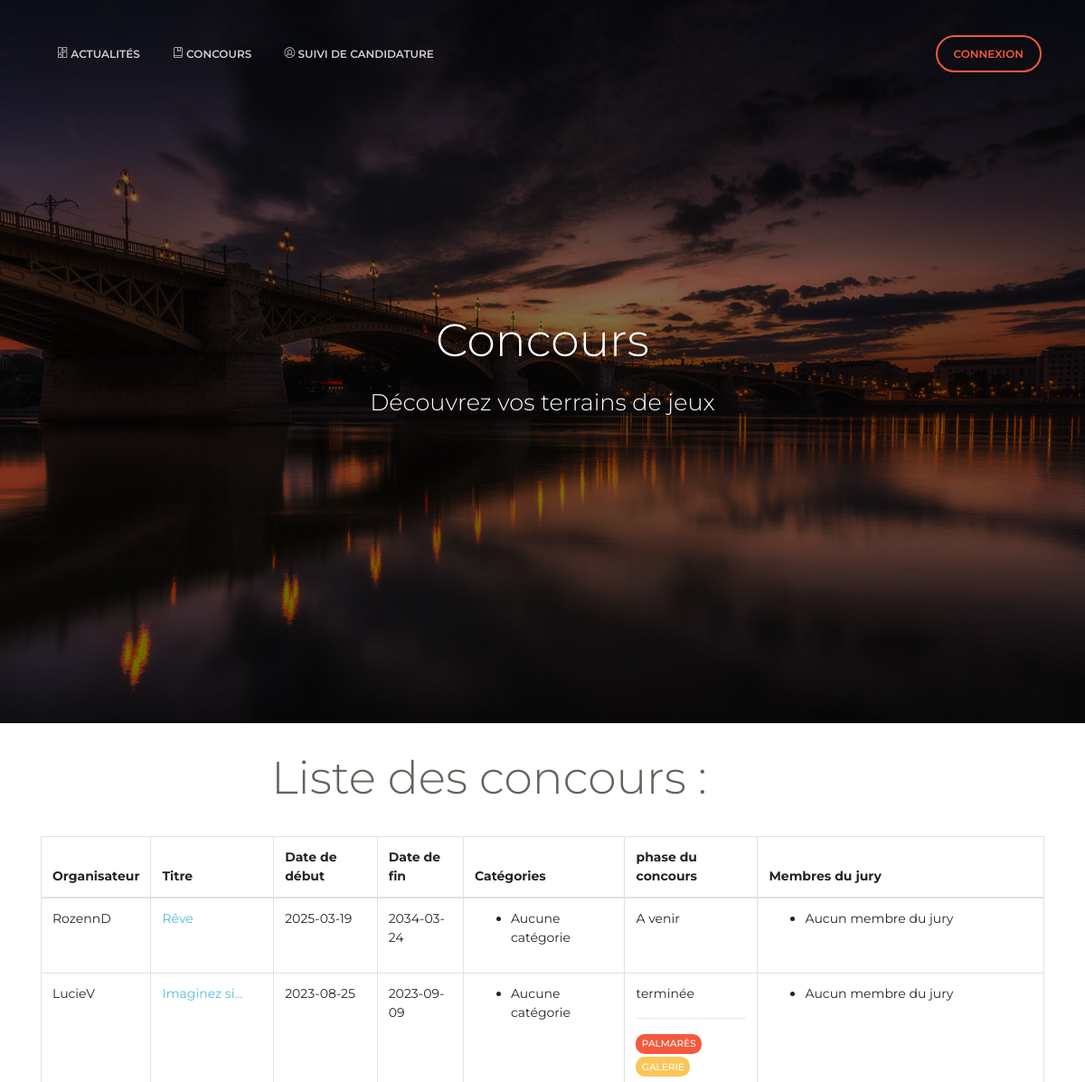
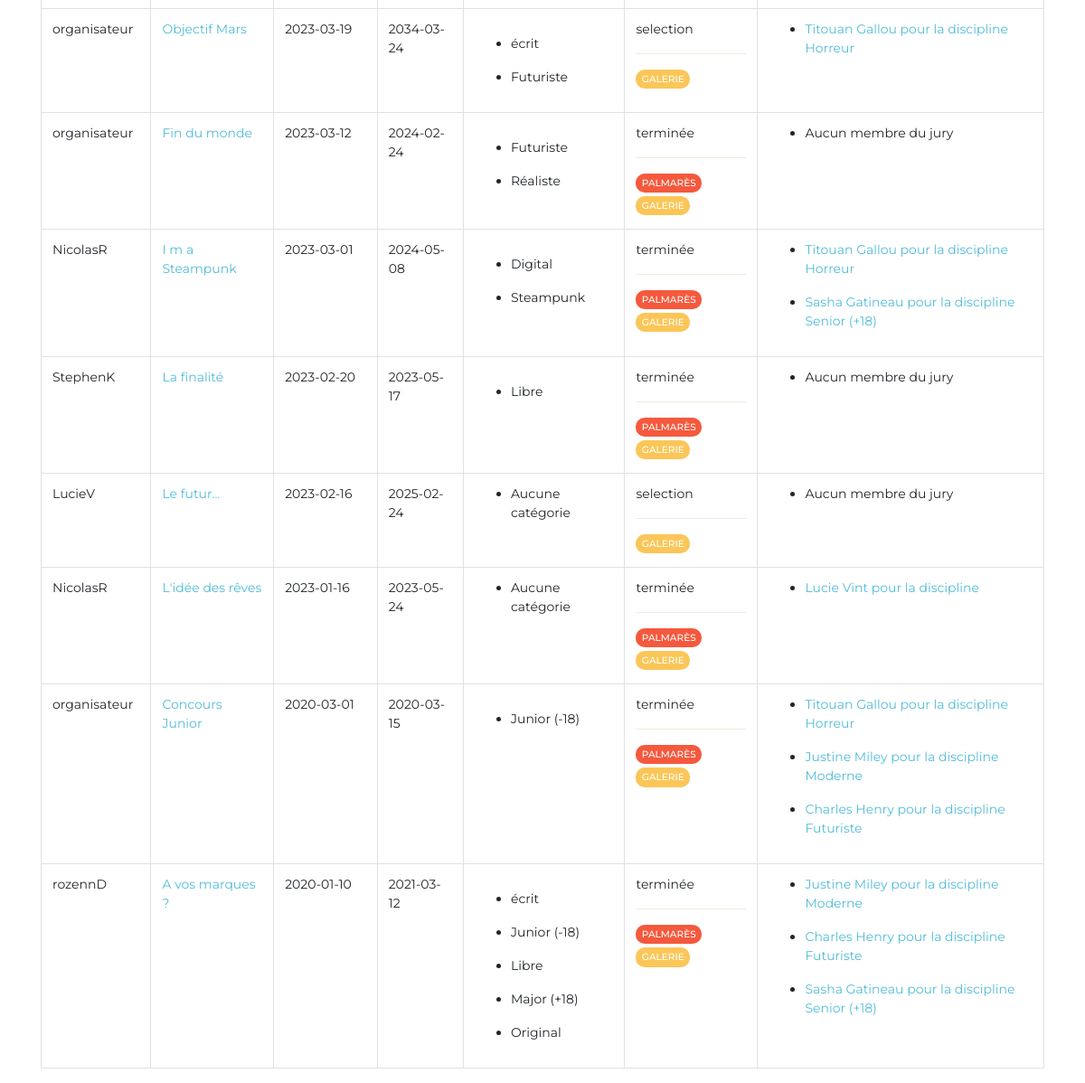
Page /v2/index.php/concours/afficher on the committed database (2 pictures, top to bottom).
### tables this page shows
CREATE TABLE `tab_concours_ccr` (
  `ccr_id` int(11) NOT NULL,
  `cpti_pseudo` varchar(20) NOT NULL,
  `ccr_date` date NOT NULL,
  `ccr_titre` varchar(200) NOT NULL,
  `ccr_texte` varchar(500) NOT NULL,
  `ccr_dteinscription` date NOT NULL,
  `ccr_dtepreselection` date NOT NULL,
  `ccr_dtefinaliste` date NOT NULL,
  `ccr_etat` char(1) NOT NULL
);

CREATE TABLE `tab_ccrcategorie_ccc` (
  `cat_nom` varchar(200) NOT NULL,
  `ccr_id` int(11) NOT NULL
);

### v2/application/controllers/Concours.php (called while the page is built, shortened)
<?php
class Concours extends CI_Controller {
 public function __construct()
 {
 $this->load->model('db_model');
 }
 public function afficher()
 {
 $data['concours'] = $this->db_model->get_all_concours();
 $this->load->view('templates/haut');
 $this->load->view('templates/menu_visiteur');
 $this->load->view('page_concours',$data);
 $this->load->view('templates/bas');
 }
}
?>

### v2/index.php (called while the page is built, shortened)
<?php
require_once BASEPATH.'core\CodeIgniter.php';

### v2/application/models/Db_model.php (called while the page is built, shortened)
<?php
class Db_model extends CI_Model {
 public function get_all_concours()
 {
    $query = $this->db->query("SELECT ccr_id,tab_concours_ccr.cpti_pseudo AS organisateur, ccr_titre, ccr_date, ccr_dtefinaliste, cat_nom,nomphaseconcours(tab_concours_ccr.ccr_id) AS phase_concours,donnerjury(ccr_id) AS jury
    FROM tab_concours_ccr
    LEFT JOIN tab_ccrcategorie_ccc USING (ccr_id)
    LEFT JOIN tab_ccrjury_ccj USING (ccr_id)
    LEFT JOIN tab_profil_pfl USING (pfl_id)
    ORDER BY ccr_date DESC;");
    return $query->result_array();
 }
}

### v2/application/views/page_concours.php (the view, shortened to what this page needs)
<body class="landing-page sidebar-collapse">
  <div class="page-header" data-parallax="true" style="background-image: url('<?php echo base_url();?>style/Front_office/assets/img/daniel-olahh.jpg');">
    <div class="container">
      <div class="motto text-center">
        <h1>Concours</h1>
        <h3>Découvrez vos terrains de jeux</h3>
        <br />
      </div>
    </div>
  </div>
  <div class="typography-line">
  <?php
    if ($concours!=NULL){
      echo "<h1>Liste des concours :</h1>";
  ?>
          </div>
          <div class="main">
  <div class="container">
    <table class="table table-bordered">
    <thead>
    <tr>
    <th>Organisateur</th>
    <th>Titre</th>
    <th>Date de début</th>
    <th>Date de fin</th>
    <th>Catégories</th>
    <th>phase du concours</th>
    <th>Membres du jury</th>
    </tr>
    </thead>
    <tbody>
    <?php
foreach($concours as $co){
    if (!isset($traite[$co["ccr_id"]])){
    $ccr_id=$co["ccr_id"];
    $traitecat= "";
    echo "<tr>";
    echo "<td><b>".$co["organisateur"]."</b></td>";
    echo "<td><a href=''><b>".$co["ccr_titre"]."</b></a></td>";
    echo "<td><b>".$co["ccr_date"]."</b></td>";
    echo "<td><b>".$co["ccr_dtefinaliste"]."</b></td>";
    echo "<td><b>";
    if ($co['cat_nom']!="") {
      foreach($concours as $categories){
          echo "<ul>";
          if( ($ccr_id==$categories["ccr_id"]) AND (strcmp($traitecat,$categories["cat_nom"])!=0) ){
              echo "<li>".$categories["cat_nom"]."</li>";
              $traitecat= $categories["cat_nom"];
          }
          echo "</ul>";
      }
    } else {
      echo "<ul>";
      echo "<li>Aucune catégorie</li>";
      echo "</ul>";
    }
    echo "</b></td>";
    echo "<td><b>".$co["phase_concours"];
    if($co["phase_concours"]=="terminée") {
      echo "<hr>";
      echo "<a><span class='label label-danger'>".'Palmarès'."</span></a>";
      echo "<a href='".base_url()."index.php/candidature/affichercandidature/".$co["ccr_id"]."'><span class='label label-warning'>".'Galerie'."</span></a>";
    }
    else if ($co["phase_concours"]=="Inscription") {
      echo "<hr>";
      echo "<a><span class='label label-success'>".'Candidater'."</span></a>";
    }
    else if ($co["phase_concours"]=="selection" ||$co["phase_concours"]=="finale") {
      echo "<hr>";
      echo "<a href='".base_url()."index.php/candidature/affichercandidature/".$co["ccr_id"]."'><span class='label label-warning'>".'Galerie'."</span></a>";
    }
    echo "</b></td>";
    echo "<td><b>";
    if ($co["jury"]!="") {
      $toutjury=explode("; ",$co["jury"]);
      foreach($toutjury as $jury) {
          echo "<ul>";
          echo "<li><a href=''><b>".$jury."</b></a></li>";
          echo "</ul>";
      }
    } else {
      echo "<ul>";
      echo "<li>Aucun membre du jury</li>";
      echo "</ul>";
    }
    echo "</b></td>";
    $traite[$co["ccr_id"]]=1;
    echo "</tr>";
    }
}
}
else {
  echo "<h1>Aucun concours pour l'instant !</h1>";
}
?>
 </tbody>
</table>
</div>

### v2/style/Front_office/assets/demo/demo.css (style rules this page uses)
.typography-line { padding-left: 25%; margin-bottom: 35px; position: relative; display: block; width: 100%; }

### rows in the picture
tab_concours_ccr: cpti_pseudo "RozennD", ccr_titre "Rêve", ccr_date "2025-03-19", ccr_dtefinaliste "2034-03-24", shows "Aucune catégorie", phase_concours "A venir", shows "Aucun membre du jury"
tab_concours_ccr: cpti_pseudo "LucieV", ccr_titre "Imaginez si...", ccr_date "2023-08-25", ccr_dtefinaliste "2023-09-09", shows "Aucune catégorie", phase_concours "terminée", shows "Aucun membre du jury"
tab_ccrcategorie_ccc: ccr.cpti_pseudo "organisateur", ccr.ccr_titre "Objectif Mars", ccr.ccr_date "2023-03-19", ccr.ccr_dtefinaliste "2034-03-24", cat_nom "écrit", phase_concours "selection", jury "Titouan Gallou pour la discipline Horreur"
tab_ccrcategorie_ccc: cat_nom "Futuriste"
tab_ccrcategorie_ccc: ccr.cpti_pseudo "organisateur", ccr.ccr_titre "Fin du monde", ccr.ccr_date "2023-03-12", ccr.ccr_dtefinaliste "2024-02-24", cat_nom "Futuriste", phase_concours "terminée", shows "Aucun membre du jury"
tab_ccrcategorie_ccc: cat_nom "Réaliste"
tab_ccrcategorie_ccc: ccr.cpti_pseudo "NicolasR", ccr.ccr_titre "I m a Steampunk", ccr.ccr_date "2023-03-01", ccr.ccr_dtefinaliste "2024-05-08", cat_nom "Digital", phase_concours "terminée", jury "Titouan Gallou pour la discipline Horreur", jury "Sasha Gatineau pour la discipline Senior (+18)"
tab_ccrcategorie_ccc: cat_nom "Steampunk"
tab_ccrcategorie_ccc: ccr.cpti_pseudo "StephenK", ccr.ccr_titre "La finalité", ccr.ccr_date "2023-02-20", ccr.ccr_dtefinaliste "2023-05-17", cat_nom "Libre", phase_concours "terminée", shows "Aucun membre du jury"
tab_concours_ccr: cpti_pseudo "LucieV", ccr_titre "Le futur...", ccr_date "2023-02-16", ccr_dtefinaliste "2025-02-24", shows "Aucune catégorie", phase_concours "selection", shows "Aucun membre du jury"
tab_concours_ccr: cpti_pseudo "NicolasR", ccr_titre "L'idée des rêves", ccr_date "2023-01-16", ccr_dtefinaliste "2023-05-24", shows "Aucune catégorie", phase_concours "terminée", jury "Lucie Vint pour la discipline"
tab_ccrcategorie_ccc: ccr.cpti_pseudo "organisateur", ccr.ccr_titre "Concours Junior", ccr.ccr_date "2020-03-01", ccr.ccr_dtefinaliste "2020-03-15", cat_nom "Junior (-18)", phase_concours "terminée", jury "Titouan Gallou pour la discipline Horreur", jury "Justine Miley pour la discipline Moderne", jury "Charles Henry pour la discipline Futuriste"
tab_ccrcategorie_ccc: ccr.cpti_pseudo "rozennD", ccr.ccr_titre "A vos marques ?", ccr.ccr_date "2020-01-10", ccr.ccr_dtefinaliste "2021-03-12", cat_nom "écrit", phase_concours "terminée", jury "Justine Miley pour la discipline Moderne", jury "Charles Henry pour la discipline Futuriste", jury "Sasha Gatineau pour la discipline Senior (+18)"
tab_ccrcategorie_ccc: cat_nom "Junior (-18)"
tab_ccrcategorie_ccc: cat_nom "Libre"
tab_ccrcategorie_ccc: cat_nom "Major (+18)"
tab_ccrcategorie_ccc: cat_nom "Original"
